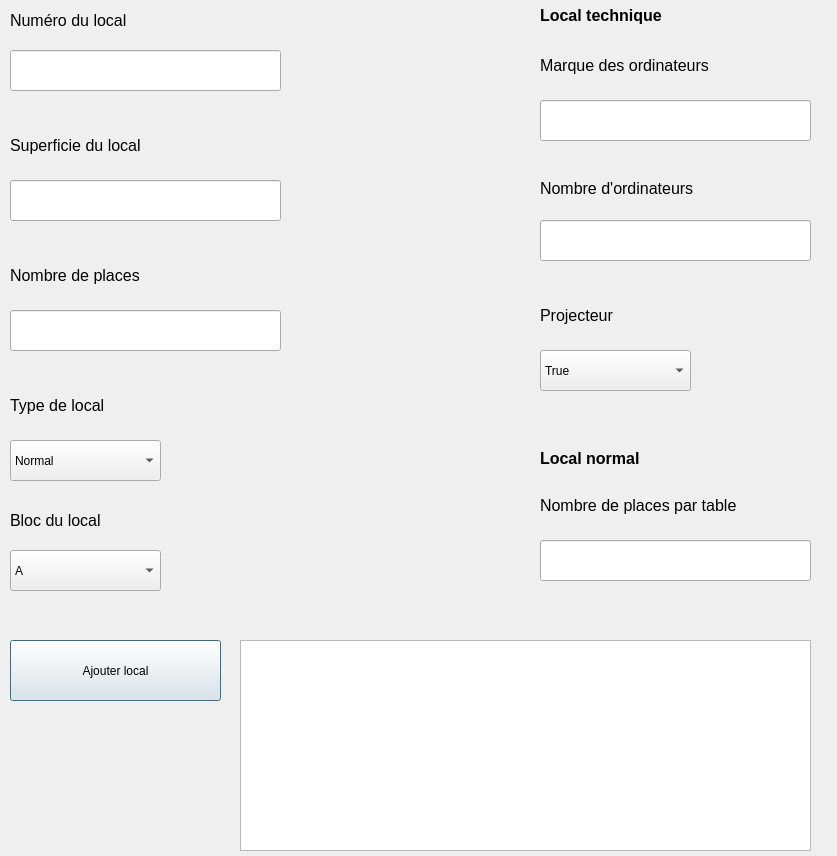
<?xml version="1.0" encoding="UTF-8"?>
<ui version="4.0">
 <class>Dialog</class>
 <widget class="QDialog" name="Dialog">
  <property name="geometry">
   <rect>
    <x>0</x>
    <y>0</y>
    <width>837</width>
    <height>856</height>
   </rect>
  </property>
  <property name="windowTitle">
   <string>Dialog</string>
  </property>
  <widget class="QLabel" name="labelSuperficie">
   <property name="geometry">
    <rect>
     <x>10</x>
     <y>130</y>
     <width>171</width>
     <height>31</height>
    </rect>
   </property>
   <property name="font">
    <font>
     <pointsize>12</pointsize>
    </font>
   </property>
   <property name="text">
    <string>Superficie du local</string>
   </property>
  </widget>
  <widget class="QLabel" name="labelNumero">
   <property name="geometry">
    <rect>
     <x>10</x>
     <y>10</y>
     <width>151</width>
     <height>21</height>
    </rect>
   </property>
   <property name="font">
    <font>
     <pointsize>12</pointsize>
    </font>
   </property>
   <property name="text">
    <string>Numéro du local</string>
   </property>
  </widget>
  <widget class="QLabel" name="labelNombrePlaces">
   <property name="geometry">
    <rect>
     <x>10</x>
     <y>260</y>
     <width>161</width>
     <height>31</height>
    </rect>
   </property>
   <property name="font">
    <font>
     <pointsize>12</pointsize>
    </font>
   </property>
   <property name="text">
    <string>Nombre de places</string>
   </property>
  </widget>
  <widget class="QLabel" name="labelType">
   <property name="geometry">
    <rect>
     <x>10</x>
     <y>390</y>
     <width>121</width>
     <height>31</height>
    </rect>
   </property>
   <property name="font">
    <font>
     <pointsize>12</pointsize>
    </font>
   </property>
   <property name="text">
    <string>Type de local</string>
   </property>
  </widget>
  <widget class="QLabel" name="labelBloc">
   <property name="geometry">
    <rect>
     <x>10</x>
     <y>510</y>
     <width>111</width>
     <height>21</height>
    </rect>
   </property>
   <property name="font">
    <font>
     <pointsize>12</pointsize>
    </font>
   </property>
   <property name="text">
    <string>Bloc du local</string>
   </property>
  </widget>
  <widget class="QLineEdit" name="lineEditNumero">
   <property name="geometry">
    <rect>
     <x>10</x>
     <y>50</y>
     <width>271</width>
     <height>41</height>
    </rect>
   </property>
  </widget>
  <widget class="QLineEdit" name="lineEditSuperficie">
   <property name="geometry">
    <rect>
     <x>10</x>
     <y>180</y>
     <width>271</width>
     <height>41</height>
    </rect>
   </property>
  </widget>
  <widget class="QLineEdit" name="lineEditNombrePlaces">
   <property name="geometry">
    <rect>
     <x>10</x>
     <y>310</y>
     <width>271</width>
     <height>41</height>
    </rect>
   </property>
  </widget>
  <widget class="QComboBox" name="comboBoxType">
   <property name="geometry">
    <rect>
     <x>10</x>
     <y>440</y>
     <width>151</width>
     <height>41</height>
    </rect>
   </property>
   <item>
    <property name="text">
     <string>Normal</string>
    </property>
   </item>
   <item>
    <property name="text">
     <string>Technique</string>
    </property>
   </item>
  </widget>
  <widget class="QComboBox" name="comboBoxBloc">
   <property name="geometry">
    <rect>
     <x>10</x>
     <y>550</y>
     <width>151</width>
     <height>41</height>
    </rect>
   </property>
   <item>
    <property name="text">
     <string>A</string>
    </property>
   </item>
   <item>
    <property name="text">
     <string>B</string>
    </property>
   </item>
   <item>
    <property name="text">
     <string>C</string>
    </property>
   </item>
  </widget>
  <widget class="QLabel" name="labelTechnique">
   <property name="geometry">
    <rect>
     <x>540</x>
     <y>0</y>
     <width>161</width>
     <height>31</height>
    </rect>
   </property>
   <property name="font">
    <font>
     <pointsize>12</pointsize>
     <weight>75</weight>
     <bold>true</bold>
    </font>
   </property>
   <property name="text">
    <string>Local technique</string>
   </property>
  </widget>
  <widget class="QLabel" name="labelMarque">
   <property name="geometry">
    <rect>
     <x>540</x>
     <y>50</y>
     <width>211</width>
     <height>31</height>
    </rect>
   </property>
   <property name="font">
    <font>
     <pointsize>12</pointsize>
    </font>
   </property>
   <property name="text">
    <string>Marque des ordinateurs</string>
   </property>
  </widget>
  <widget class="QLineEdit" name="lineEditMarque">
   <property name="geometry">
    <rect>
     <x>540</x>
     <y>100</y>
     <width>271</width>
     <height>41</height>
    </rect>
   </property>
  </widget>
  <widget class="QLabel" name="labelNombreOrdinateurs">
   <property name="geometry">
    <rect>
     <x>540</x>
     <y>180</y>
     <width>201</width>
     <height>16</height>
    </rect>
   </property>
   <property name="font">
    <font>
     <pointsize>12</pointsize>
    </font>
   </property>
   <property name="text">
    <string>Nombre d'ordinateurs</string>
   </property>
  </widget>
  <widget class="QLineEdit" name="lineEditNombreOrdinateurs">
   <property name="geometry">
    <rect>
     <x>540</x>
     <y>220</y>
     <width>271</width>
     <height>41</height>
    </rect>
   </property>
  </widget>
  <widget class="QLabel" name="labelProjecteur">
   <property name="geometry">
    <rect>
     <x>540</x>
     <y>300</y>
     <width>91</width>
     <height>31</height>
    </rect>
   </property>
   <property name="font">
    <font>
     <pointsize>12</pointsize>
    </font>
   </property>
   <property name="text">
    <string>Projecteur</string>
   </property>
  </widget>
  <widget class="QComboBox" name="comboBoxProjecteur">
   <property name="geometry">
    <rect>
     <x>540</x>
     <y>350</y>
     <width>151</width>
     <height>41</height>
    </rect>
   </property>
   <item>
    <property name="text">
     <string>True</string>
    </property>
   </item>
   <item>
    <property name="text">
     <string>False</string>
    </property>
   </item>
  </widget>
  <widget class="QLabel" name="labelNormal">
   <property name="geometry">
    <rect>
     <x>540</x>
     <y>450</y>
     <width>131</width>
     <height>16</height>
    </rect>
   </property>
   <property name="font">
    <font>
     <pointsize>12</pointsize>
     <weight>75</weight>
     <bold>true</bold>
    </font>
   </property>
   <property name="text">
    <string>Local normal</string>
   </property>
  </widget>
  <widget class="QTextBrowser" name="textBrowserLocal">
   <property name="geometry">
    <rect>
     <x>240</x>
     <y>640</y>
     <width>571</width>
     <height>211</height>
    </rect>
   </property>
  </widget>
  <widget class="QPushButton" name="pushButtonAjouter">
   <property name="geometry">
    <rect>
     <x>10</x>
     <y>640</y>
     <width>211</width>
     <height>61</height>
    </rect>
   </property>
   <property name="text">
    <string>Ajouter local</string>
   </property>
  </widget>
  <widget class="QLabel" name="labelNombrePlacesParTable">
   <property name="geometry">
    <rect>
     <x>540</x>
     <y>490</y>
     <width>251</width>
     <height>31</height>
    </rect>
   </property>
   <property name="font">
    <font>
     <pointsize>12</pointsize>
    </font>
   </property>
   <property name="text">
    <string>Nombre de places par table</string>
   </property>
  </widget>
  <widget class="QLineEdit" name="lineEditNombrePlacesParTable">
   <property name="geometry">
    <rect>
     <x>540</x>
     <y>540</y>
     <width>271</width>
     <height>41</height>
    </rect>
   </property>
  </widget>
  <widget class="QLabel" name="labelErreurNumero">
   <property name="geometry">
    <rect>
     <x>10</x>
     <y>100</y>
     <width>271</width>
     <height>16</height>
    </rect>
   </property>
   <property name="text">
    <string/>
   </property>
  </widget>
  <widget class="QLabel" name="labelErreurSuperficie">
   <property name="geometry">
    <rect>
     <x>10</x>
     <y>230</y>
     <width>271</width>
     <height>16</height>
    </rect>
   </property>
   <property name="text">
    <string/>
   </property>
  </widget>
  <widget class="QLabel" name="labelErreurNombrePlaces">
   <property name="geometry">
    <rect>
     <x>10</x>
     <y>360</y>
     <width>271</width>
     <height>16</height>
    </rect>
   </property>
   <property name="text">
    <string/>
   </property>
  </widget>
  <widget class="QLabel" name="labelErreurMarque">
   <property name="geometry">
    <rect>
     <x>540</x>
     <y>150</y>
     <width>271</width>
     <height>16</height>
    </rect>
   </property>
   <property name="text">
    <string/>
   </property>
  </widget>
  <widget class="QLabel" name="labelErreurNombreOrdinateurs">
   <property name="geometry">
    <rect>
     <x>540</x>
     <y>270</y>
     <width>271</width>
     <height>16</height>
    </rect>
   </property>
   <property name="text">
    <string/>
   </property>
  </widget>
  <widget class="QLabel" name="labelNombrePlacesParTable_2">
   <property name="geometry">
    <rect>
     <x>540</x>
     <y>590</y>
     <width>271</width>
     <height>16</height>
    </rect>
   </property>
   <property name="text">
    <string/>
   </property>
  </widget>
 </widget>
 <resources/>
 <connections/>
</ui>
